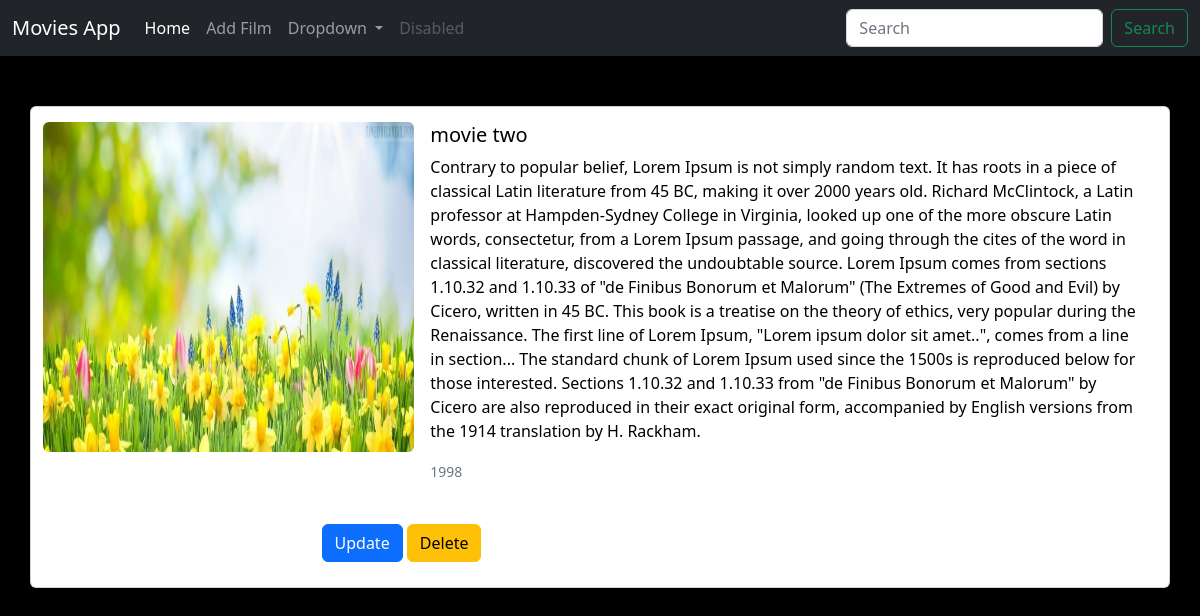
The app's page /movie/2/ with its own data.
### baseapp/models.py (models this page shows, shortened)
class Movies(models.Model):
    name = models.CharField(max_length=128)
    description = models.TextField()
    year = models.IntegerField()
    poster = models.ImageField(upload_to="movies/posters/")

### baseapp/views.py (the view)
# urls.py: path('movie/<int:pk>/', views.details, name="moviedetail"),
def details(request, pk):
    data = Movies.objects.get(pk=pk)
    context = {
        'project_name': "Movies App",
        'title': "Details",
        'details': data,
    }
    return render(request, "baseapp/details.html", context=context)

### templates/baseapp/details.html
{% extends 'base.html' %}
{% block content %}
<div class="card mb-3">
  <div class="row g-0">
    <div class="col-md-4">
      <img src="{{details.poster.url}}"
           class="ml-5 img-fluid rounded-start rounded-end" alt="{{details.name}}"
      style="height: 330px; margin-top: 15px; margin-bottom: 15px;"/>
    </div>
    <div class="col-md-8">
      <div class="card-body" style="color: #000">
        <h5 class="card-title">{{details.name}}</h5>
        <p class="card-text">{{details.description}}</p>
        <p class="card-text"><small class="text-muted">{{details.year}}</small></p>
      </div>
    </div>
  </div>
    <div class="col-sm-6 mx-auto" style="margin-bottom: 25px; margin-top: 25px;">
        <a class="btn btn-primary" href="{% url 'baseapp:updatedetails' details.pk %}">Update</a>
        <a class="btn btn-warning" href="{% url 'baseapp:deletefilm' details.pk %}">Delete</a>
    </div>
</div>
{% endblock %}

### static/style.css (style rules this page uses)
body { background-color: #000; color: #fff; }

### records on screen
Movies: poster (picture), name "movie two", description "Contrary to popular belief, Lorem Ipsum is not simply random text. It has roots in a piece of classical Latin literature from 45 BC, making it over 2000 years old. Richard McClintock, a Latin professor at Hampden-Sydney College in Virginia, looked up one of the more obscure Latin words, consectetur, from a Lorem Ipsum passage, and going through the cites of the word in classical literature, discovered the undoubtable source. Lorem Ipsum comes from sections 1.10.32 and 1.10.33 of \"de Finibus Bonorum et Malorum\" (The Extremes of Good and Evil) by Cicero, written in 45 BC. This book is a treatise on the theory of ethics, very popular during the Renaissance. The first line of Lorem Ipsum,…", year "1998"

### other values on screen
{{ project_name }} "Movies App"
